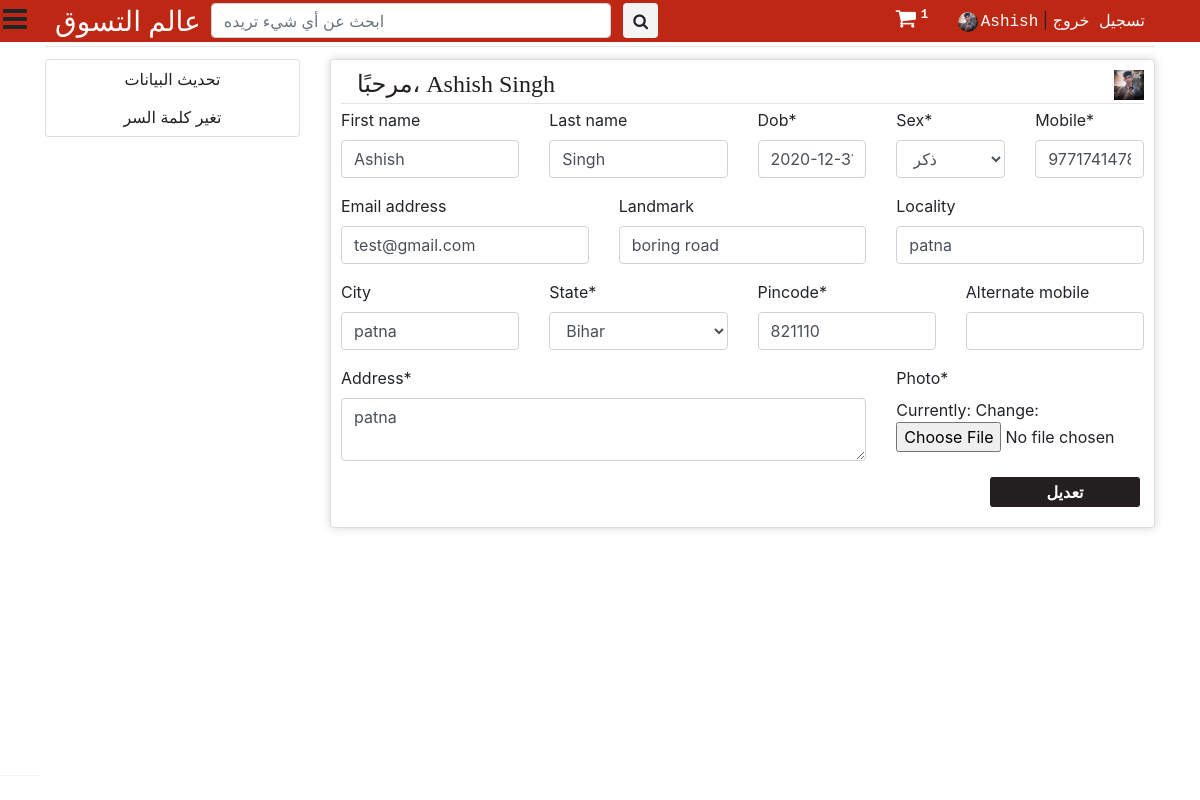
Screenshot of /account_settings/ (signed in) with the database file from the repository.
### main/models.py (models this page shows, shortened)
class UserDetail(models.Model):
	SEX_CHOICES = (("Male",'ذكر'),("Female",'انثى'),("Other",'اخرى'))
	STATE_CHOICES = (
		("اليمن",'اليمن'),
		("Andhra Pradesh",'Andhra Pradesh'),
		("Arunachal Pradesh",'Arunachal Pradesh'),
		("Assam",'Assam'),
		("Bihar",'Bihar'),
		("Chandigarh",'Chandigarh'),
		("Chhattisgarh",'Chhattisgarh'),
		("Dadra & Nagar Haveli",'Dadra & Nagar Haveli'),
		("Daman and Diu",'Daman and Diu'),
		("Delhi",'Delhi'),
		("Goa",'Goa'),
		("Gujarat",'Gujarat'),
		("Haryana",'Haryana'),
		("Himachal Pradesh",'Himachal Pradesh'),
		("Jammu & Kashmir",'Jammu & Kashmir'),
		("Jharkhand",'Jharkhand'),
		("Karnataka",'Karnataka'),
		("Kerala",'Kerala'),
		("Lakshadweep",'Lakshadweep'),
		("Madhya Pradesh",'Madhya Pradesh'),
		("Maharashtra",'Maharashtra'),
		("Manipur",'Manipur'),
		("Meghalaya",'Meghalaya'),
		("Mizoram",'Mizoram'),
		("Nagaland",'Nagaland'),
		("Odisha",'Odisha'),
		("Puducherry",'Puducherry'),
		("Punjab",'Punjab'),
		("Rajasthan",'Rajasthan'),
		("Sikkim",'Sikkim'),
		("Tamil Nadu",'Tamil Nadu'),
		("Telangana",'Telangana'),
		("Tripura",'Tripura'),
		("Uttarakhand",'Uttarakhand'),
		("Uttar Pradesh",'Uttar Pradesh'),
		("West Bengal",'West Bengal'),
		)
	user = models.OneToOneField(User, on_delete=models.CASCADE,primary_key=True)
	dob = models.DateField(null = True)
	photo = models.ImageField(default='default.png',upload_to='user_photos')
	mobile = models.CharField(max_length=10,null=True)
	alternate_mobile = models.CharField(max_length=10,null=True,blank=True)
	address = models.TextField()
	pincode = models.CharField(max_length=6, null=True)
	landmark = models.CharField(max_length=500, null=True, blank=True)
	locality = models.CharField(max_length=100, null=True, blank=True)
	city = models.CharField(max_length=100, null=True, blank=True)
	state = models.CharField(max_length=50,choices=STATE_CHOICES, null=True)
	sex = models.CharField(max_length=6,choices=SEX_CHOICES, null=True)

### main/views.py (the view)
# urls.py: path('account_settings/', views.account_settings, name="account_settings"),
@login_required
def account_settings(request):
	if request.method == 'POST':
		s_form = UpdateUserDetailForm(request.POST, request.FILES, instance=request.user.userdetail)
		u_form = UserUpdateForm(request.POST, instance=request.user)
		if s_form.is_valid() and u_form.is_valid():
			s_form.save()
			u_form.save()
			messages.success(request, f'Your Account has been Updated!')
			return redirect("account_settings")
		pass_change_form = PasswordChangeForm(request.user, request.POST)
		if pass_change_form.is_valid():
			user = pass_change_form.save()
			update_session_auth_hash(request, user)  # Important!
			messages.success(request, 'Your password was successfully updated!')
			return redirect('account_settings')
		else:
			messages.error(request, 'Please correct the error below.')
	else:
		s_form = UpdateUserDetailForm(instance=request.user.userdetail)
		u_form = UserUpdateForm(instance=request.user)
		pass_change_form = PasswordChangeForm(request.user)
	detl = {
		'u_form':u_form,
		's_form':s_form,
		'pass_change_form':pass_change_form,
		'title':'User Account Settings',
		'cart_element_no' : len([p for p in Cart.objects.all() if p.user == request.user]),
		'category':category.objects.all(),
		}
	return render(request, 'main/account_settings.html', detl)

### main/forms.py
class UserUpdateForm(forms.ModelForm):
	class Meta:
		model = User
		fields = [
			'first_name',
			 'last_name',
			 'email',
		]

class UpdateUserDetailForm(forms.ModelForm):
	class Meta:
		model = UserDetail
		fields = [
			'dob',
			'photo',
			'mobile',
			'alternate_mobile',
			'address',
			'pincode',
			'landmark',
			'locality',
			'city',
			'state',
			'sex',
		]

### main/templatetags/app_tags.py (called while the page is built)
@register.filter(name='split')
def split(str, key):
    return str.split(key)

### saler/models.py (called while the page is built)
	def __str__(self):
		return f'{self.name}'

### main/templates/main/account_settings.html (shortened to what this page needs)
{% extends "main/base.html" %}
{% load static %}
{% load crispy_forms_tags %}
{% block main_body %}
<div class="container">
	<hr class="mb-1 mt-1">
	<div class="row">
		<div class="col-md-3 mt-2">
			<div class="card">
				<button type="button" class="btn" onclick="change('account_update')"
					style="border-bottom: solid 1px #fff;"><a href="#detail">تحديث البيانات</a></button>
				<button type="button" class="btn" onclick="change('change_pass')"
					style="border-bottom: solid 1px #fff;"><a href="#detail">تغير كلمة السر</a></button>
			</div>
		</div>
		<div class="col-md-9 mt-2">
			<div class="card detail" id="account_update" style="display: block; padding: 10px;padding-bottom: 50px;">
				<h4 class="ml-3 mt-2" style="color: #231f20; font-family: Comic Sans MS; display: inline;">مرحبًا،
					{{request.user.first_name}} {{request.user.last_name}}</h4><img
					src="{{ request.user.userdetail.photo.url }}" style="float: right; height: 30px; width: 30px">
				<hr class="mt-1 mb-0">
				<form method="POST" class="signup_form mt-1" enctype="multipart/form-data">
					<div class="row">
						<div class="form-group col-md-3 mb-0">
							{{ u_form.first_name | as_crispy_field }}
						</div>
						<div class="form-group col-md-3 mb-0">
							{{ u_form.last_name | as_crispy_field }}
						</div>
						<div class="form-group col-md-2 mb-0">
							{{ s_form.dob | as_crispy_field }}
						</div>
						<div class="form-group col-md-2 mb-0">
							{{ s_form.sex | as_crispy_field }}
						</div>
						<div class="form-group col-md-2 mb-0">
							{{ s_form.mobile | as_crispy_field }}
						</div>
					</div>
					<div class="row">
						<div class="form-group col-md-4 mb-0">
							{{ u_form.email | as_crispy_field }}
						</div>
						<div class="form-group col-md-4 mb-0">
							{{ s_form.landmark | as_crispy_field }}
						</div>
						<div class="form-group col-md-4 mb-0">
							{{ s_form.locality | as_crispy_field }}
						</div>
					</div>
					<div class="row">
						<div class="form-group col-md-3 mb-0">
							{{ s_form.city | as_crispy_field }}
						</div>
						<div class="form-group col-md-3 mb-0">
							{{ s_form.state | as_crispy_field }}
						</div>
						<div class="form-group col-md-3 mb-0">
							{{ s_form.pincode | as_crispy_field }}
						</div>
						<div class="form-group col-md-3 mb-0">
							{{ s_form.alternate_mobile | as_crispy_field }}
						</div>
					</div>
					<div class="row">
						<div class="form-group col-md-8 mb-0">
							{{ s_form.address | as_crispy_field }}
						</div>
						<div class="form-group col-md-4 mb-0 removeing">
							{{ s_form.photo | as_crispy_field }}
						</div>
					</div>
					<section class="mr-1">
						<button type="submit" class="sub_btn" style="float: right;">تعديل</button>
					</section>
				</form>
			</div>
		</div>
	</div>
</div>
{% endblock main_body %}

### main/templates/main/base.html (shortened to what this page needs)
<!DOCTYPE html>
<html>
<head>
	{% load static %}
	{% load app_tags %}
	<link href="{% static 'main/css/bootstrap.min.css' %}" rel="stylesheet" type="text/css" media="all" />
	<link href="{% static 'main/css/style.css' %}" rel="stylesheet" type="text/css" media="all" />
	<link href="{% static 'saler/font-awesome/css/font-awesome.min.css' %}" rel="stylesheet">
</head>
<body>
	<nav class="main_nav" id="main_nav">
		<div class="container">
			<div class="nav_links">
				<a href="{% url 'home' %}" class="logo">عالم التسوق</i></a>
				<form class="form-inline my-2 my-lg-0 serch" action="/search">
					<input class="form-control mr-sm-2" type="search" placeholder="ابحث عن أي شيء تريده"
						aria-label="Search" name="query">
					<button class="btn" type="submit" style="margin: 0;"><i class="fa fa-search"
							aria-hidden="true"></i></button>
				</form>
			</div>
			<div class="user_links pt-1">
				<a href="{% url 'main_cart' %}" style="font-size: 22px; color: #fff; margin-right: 20px;"><i
						class="fa fa-shopping-cart" aria-hidden="true"></i><sup><span class="badge"
							id="cart_no">{{cart_element_no}}</span></sup></a>
				{% if request.user.is_authenticated %}
				<a href="##" data-container="body" data-toggle="popover" data-placement="bottom" data-trigger="focus"
					data-html="true"
					data-content="<a href='{% url 'myorders' %}'>My Order</a><br><a href='{% url 'account_settings' %}'>Account Settings</a>"><img
						src="{{request.user.userdetail.photo.url}}"
						style="height: 20px; width: 20px; border-radius: 10px; margin-right: 3px;">{{request.user.first_name}}</a>&nbsp;|
				<a href="{% url 'logout' %}">تسجيل خروج</a>
				{% else %}
				<a href="{% url 'login' %}">تسجيل الدخول</a>&nbsp;|
				<a href="{% url 'signup' %}">مستخدم جديد</a>&nbsp;|
				<a href="{% url 'seller_signup' %}">تاجر </a>
				{% endif %}
			</div>
		</div>
	</nav>
	<header id="navheader">
		<section class="social_media">
		</section>
	</header>
	<a class="menu_bar"><i class="fa fa-bars" aria-hidden="true"></i></a>
	<main class="" id="menu_close">
		{% block main_body %}
		{% endblock main_body %}
	</main>
</body>
</html>

### main/static/main/css/style.css (style rules this page uses)
body a { text-decoration:none; transition:0.5s all; -webkit-transition:0.5s all; -moz-transition:0.5s all; -o-transition:0.5s all; -ms-transition:0.5s all; }
.menu_bar { position: fixed; top: -2px; left: 3px; z-index: 99; color: #fff; font-size: 28px; }
main { transition: all 300ms linear; padding-top: 42px; }
.main_nav input { height: 35px; }
.main_nav button { background-color: #f4f4f4; height: 35px; padding: 0 9px 0 9px; }
.main_nav { height: 42px; width: 100%; position: fixed; background-color: #be2714; z-index: 99; }
.main_nav .serch { display: inline; float: right; padding: 3px 0 0 10px; }
.main_nav .serch input { width: 400px; }
.main_nav .nav_links { float: left; margin-left: 10px; }
.main_nav .nav_links .logo { font-size: 28px; font-family: stormextrabold; color: #fff; }
.main_nav .nav_links a { font-family: Courier New; color: #fff; }
.main_nav .user_links { float: right; margin-right: 10px }
.main_nav .user_links a { font-family: Courier New; color: #fff; }
header { transition: all 300ms linear; top: 42px; left: -200px; height: 100%; width: 200px; background-color: #231f20; position: fixed; color: #fff; overflow: unset; z-index: 99; }
header .social_media { margin-left: 1px; bottom: 0; position: fixed; border-top: #f4f4f4 1px solid; }

### main/templates/main/account_settings.html (style rules this page uses)
.btn a { color: #231f20; text-decoration: none; }
.detail { -webkit-box-shadow: 0 0 10px rgba(0, 0, 0, 0.17); -moz-box-shadow: 0 0 10px rgba(0, 0, 0, 0.17); -ms-box-shadow: 0 0 10px rgba(0, 0, 0, 0.17); -o-box-shadow: 0 0 10px rgba(0, 0, 0, 0.17); box-shadow: 0 0 10px rgba(0, 0, 0, 0.17); }
.form-group textarea { height: 63px; }
.sub_btn { height: 30px; width: 150px; color: #fff; font-weight: bold; border: 0; border-radius: 3px; background-color: #231f20; }

### rows the page displays
UserDetail: dob "2020-12-31", sex "ذكر", mobile "9771741478", landmark "boring road", locality "patna", city "patna", state "Bihar", pincode "821110", address "patna"

### other values shown
{{ cart_element_no }} "1"
{{ request.user.first_name }} "Ashish"
{{ request.user.last_name }} "Singh"
